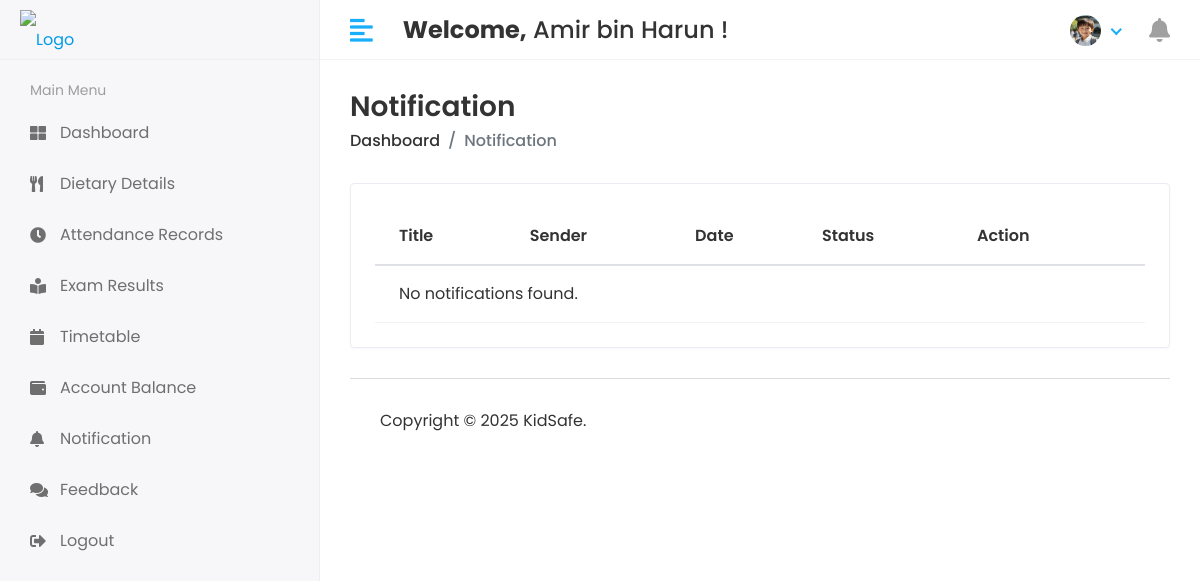
/student/notifications/ (signed in), run on an earlier commit of the app's database.
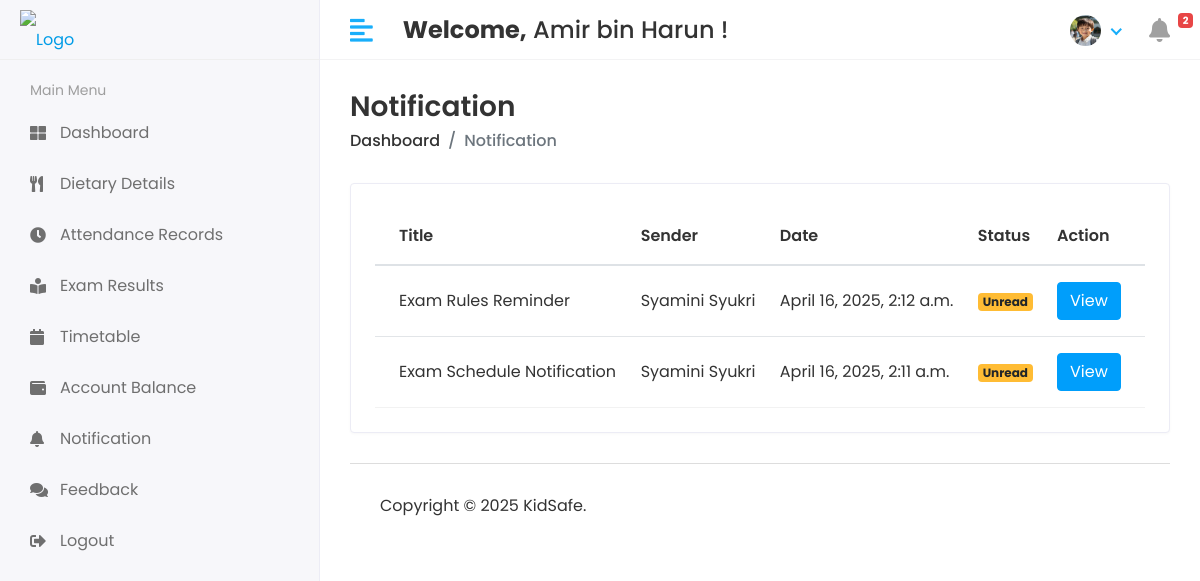
And on a later commit of the database.
### kidsafe_app/models.py (models this page shows, shortened)
class StudentNotification(models.Model):
    student = models.ForeignKey(Student, on_delete=models.CASCADE, blank=True, null=True)  # Direct link to student
    title = models.CharField(max_length=255)
    description = models.TextField()
    file = models.FileField(upload_to='media/notifications/student/', blank=True, null=True)
    sender = models.ForeignKey(CustomUser, on_delete=models.CASCADE)
    created_at = models.DateTimeField(auto_now_add=True)
    read = models.BooleanField(default=False)  # Simple boolean like teacher version

class CustomUser(AbstractUser):
    USER = (
        (1, 'Administrator'),
        (2, 'Teacher'),
        (3, 'Student'),
        (4, 'Canteen'),
    )
    user_type = models.CharField(choices=USER, max_length=50, default=1)
    profile_pic = models.ImageField(upload_to='media/profile_pic')

### kidsafe_project/student_views.py (the view)
# urls.py: path('student/notifications/', student_views.view_student_notifications, name='view_student_notifications'),
@login_required(login_url='/')
def view_student_notifications(request):
    notifications = StudentNotification.objects.filter(
        student__admin=request.user
    ).order_by('-created_at')
    return render(request, 'student/view_student_notifications.html', {
        'notifications': notifications,
        'unread_count': notifications.filter(read=False).count()
    })

### kidsafe_app/context_processors.py (called while the page is built)
def notification_count(request):
    if not request.user.is_authenticated:
        return {'unread_count': 0}
    unread_count = 0
    if request.user.user_type == '2':  # Teacher
        unread_count = TeacherNotification.objects.filter(
            teacher__admin=request.user,
            read=False
        ).count()
    elif request.user.user_type == '3':  # Student
        unread_count = StudentNotification.objects.filter(
            student__admin=request.user,
            read=False
        ).count()
    elif request.user.user_type == '4':  # Canteen
        unread_count = CanteenNotification.objects.filter(
            canteen__admin=request.user,
            read=False
        ).count()
    return {'unread_count': unread_count}

### templates/student/view_student_notifications.html (shortened to what this page needs)
{% extends 'base.html' %}
{% block content %}
<div class="page-header">
    <div class="row align-items-center">
        <div class="col">
            <h3 class="page-title">Notification</h3>
            <ul class="breadcrumb">
                <li class="breadcrumb-item"><a href="{% url 'student_home' %}">Dashboard</a></li>
                <li class="breadcrumb-item active">Notification</li>
            </ul>
        </div>
    </div>
</div>
<div class="row">
    <div class="col-sm-12">
        <div class="card card-table">
            <div class="card-body">
                <div class="table-responsive">
                    <table class="table table-hover table-center mb-0">
                        <thead>
                            <tr>
                                <th>Title</th>
                                <th>Sender</th>
                                <th>Date</th>
                                <th>Status</th>
                                <th>Action</th>
                            </tr>
                        </thead>
                        <tbody>
                            {% for notification in notifications %}
                            <tr>
                                <td>{{ notification.title }}</td>
                                <td>{{ notification.sender.first_name }} {{ notification.sender.last_name }}</td>
                                <td>{{ notification.created_at }}</td>
                                <td>
                                    {% if notification.read %}
                                    <span class="badge badge-success">Read</span>
                                    {% else %}
                                    <span class="badge badge-warning">Unread</span>
                                    {% endif %}
                                </td>
                                <td>
                                    <button class="btn btn-info" data-toggle="modal"
                                        data-target="#notificationModal{{ notification.id }}">View</button>
                                </td>
                            </tr>
                            {% empty %}
                            <tr>
                                <td colspan="5">No notifications found.</td>
                            </tr>
                            {% endfor %}
                        </tbody>
                    </table>
                </div>
            </div>
        </div>
    </div>
</div>
{% endblock %}

### templates/includes/header.html (shortened to what this page needs)
{% load static %}
<div class="header">
    <div class="header-left">
        {% if user.user_type == '1' %}
        <a href="{% url 'admin_home' %}" class="logo">
            <img src="{% static 'assets/img/logo4.png' %}" alt="Logo">
        </a>
        <a href="{% url 'admin_home' %}" class="logo logo-small">
            <img src="{% static 'assets/img/logo3.png' %}" alt="Logo" width="30" height="30">
        </a>
        {% elif user.user_type == '3' %}
        <a href="{% url 'student_home' %}" class="logo">
            <img src="{% static 'assets/img/logo4.png' %}" alt="Logo">
        </a>
        {% endif %}
    </div>
    <a href="javascript:void(0);" id="toggle_btn">
        <i class="fas fa-align-left"></i>
    </a>
    <div class="top-nav-search mt-3">
        <h4><strong>Welcome,</strong>&nbsp;<span>{{user.first_name}} {{user.last_name}}</span>&nbsp;!</h4>
    </div>
    <ul class="nav user-menu">
        <li class="nav-item dropdown has-arrow">
            <a href="#" class="dropdown-toggle nav-link" data-toggle="dropdown">
                {% if user.profile_pic == "" %}
                <span class="user-img"><img class="rounded-circle" src="{% static 'assets/img/noimg.png' %}" width="31"
                        height="31" alt=""></span>
                {% else %}
                <span class="user-img"><img class="rounded-circle" src="/{{user.profile_pic}}" width="31" height="31"
                        alt=""></span>
                {% endif %}
            </a>
        </li>
        <li class="nav-item">
            {% if user.user_type == '2' %}
            <a href="{% url 'view_teacher_notifications' %}" class="nav-link">
                <i class="fas fa-bell"></i>
                {% if unread_count > 0 %}
                <span class="badge badge-danger">{{ unread_count }}</span>
                {% endif %}
            </a>
            {% elif user.user_type == '3' %}
            <a href="{% url 'view_student_notifications' %}" class="nav-link">
                <i class="fas fa-bell"></i>
                {% if unread_count > 0 %}
                <span class="badge badge-danger">{{ unread_count }}</span>
                {% endif %}
            </a>
            {% endif %}
        </li>
    </ul>
</div>

What changed in the data, as far as the page shows it:
added StudentNotification: title "Exam Rules Reminder", sender.first_name "Syamini", sender.last_name "Syukri", created_at "April 16, 2025, 2:12 a.m.", read "Unread"
added StudentNotification: title "Exam Schedule Notification", sender.first_name "Syamini", sender.last_name "Syukri", created_at "April 16, 2025, 2:11 a.m.", read "Unread"
Also different on the page:
{{ unread_count }}: (not shown) → "2"
text no longer shown: "No notifications found."
